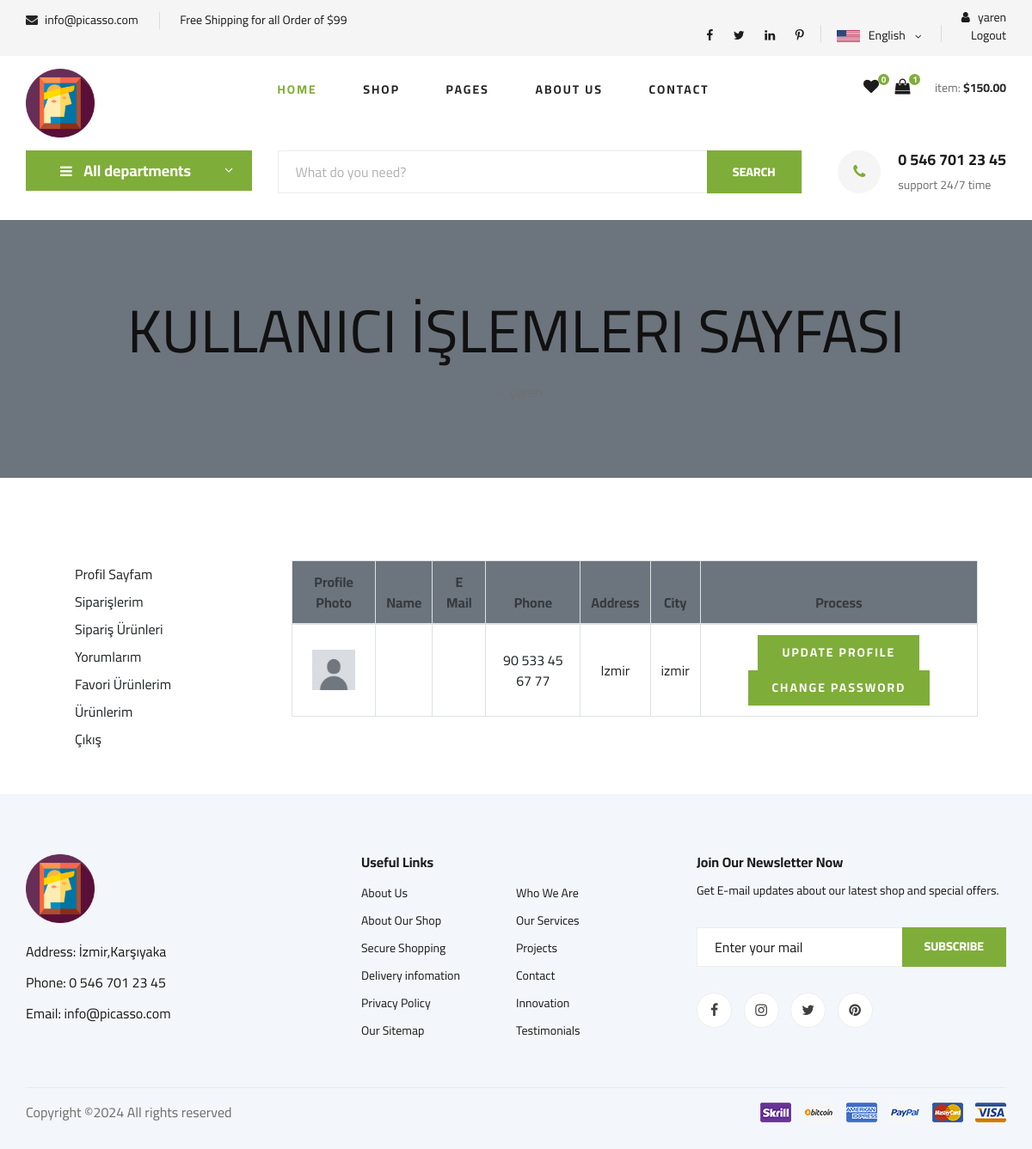
Screenshot of /user/ (signed in) with the database file from the repository.
### home/models.py (models this page shows, shortened)
class Settings(models.Model):
    STATUS = (('True', 'True'), ('False', 'False'))
    title = models.CharField(max_length=150)
    keywords = models.CharField(max_length=255)
    description = models.CharField(max_length=255)
    company = models.CharField(max_length=50)
    address = models.CharField(blank=True, max_length=100)
    phone = models.CharField(blank=True, max_length=15)
    fax = models.CharField(blank=True, max_length=15)
    email = models.CharField(blank=True, max_length=50)
    smtpserver = models.CharField(blank=True, max_length=50)
    smtpemail = models.CharField(blank=True, max_length=50)
    smtppassword = models.CharField(blank=True, max_length=10)
    smtpport = models.CharField(blank=True, max_length=5)
    icon = models.ImageField(blank=True, upload_to='images/')
    facebook = models.CharField(blank=True, max_length=50)
    instagram = models.CharField(blank=True, max_length=50)
    twitter = models.CharField(blank=True, max_length=50)
    youtube = models.CharField(blank=True, max_length=50)
    aboutus = RichTextUploadingField()
    contact = RichTextUploadingField()
    references = RichTextUploadingField()
    status = models.CharField(max_length=10, choices=STATUS)
    create_at = models.DateTimeField(auto_now_add=True)
    update_at = models.DateTimeField(auto_now=True)

### user/models.py (models this page shows, shortened)
class UserProfile(models.Model):
    user = models.OneToOneField(User, on_delete=models.CASCADE, primary_key=True)
    phone_number = models.CharField(max_length=15, blank=True)
    address = models.CharField(max_length=100, blank=True)
    city = models.CharField(max_length=100, blank=True)
    state = models.CharField(max_length=100, blank=True)
    image = models.ImageField(upload_to='images/users/', default='images/users/default.jpg')
    def image_tag(self):
        return mark_safe('<img src="{}" height="50"/>'.format(self.image.url))
    image_tag.short_description = 'Image'

### user/views.py (the view)
# urls.py: path('', views.user_profile, name='user_profile'),
@login_required(login_url='/user/login/')
def user_profile(request, current_user=None):
    user = request.user
    profile = UserProfile.objects.get(user=user)
    context = {'profile': profile}
    return render(request, 'user_profile.html',context)

### home/context_processors.py (called while the page is built)
def global_settings(request):
    settings = Settings.objects.get(pk=1)
    return {
        'settings': settings
    }

### myProject/context_processors.py (called while the page is built)
def favori_check(request):
    if request.user.is_authenticated:
        request.session['favori_items'] = (AddFavourite.objects.filter(user_id = request.user.id).count())
        request.session['cart_items'] = ShopCart.objects.filter(user_id=request.user.id).count()
        return {'favori_itemss': request.session['favori_items'],'cart_items':request.session['cart_items']}
    else:
        request.session['favori_items'] = 0
        return {'favori_itemss': request.session['favori_items']}

### product/context_processors.py (called while the page is built)
def categories(request):
    categories = Category.objects.all()
    if categories :
       return {'categories': categories}
    else:
        return dict()

### templates/user_profile.html (shortened to what this page needs)
{% extends 'home.html' %}
{% block body %}
    <div class="container-fluid bg-secondary mb-5">
        <div class="d-flex flex-column align-items-center justify-content-center" style="min-height: 300px">
            <h1 class="font-weight-semi-bold text-uppercase mb-3">Kullanıcı İşlemleri Sayfası</h1>
            <div class="d-inline-flex">
                <p class="m-0 px-2">-</p>
                <p class="m-0">{{ user }}</p>
            </div>
        </div>
    </div>
    <div class="container-fluid pt-5">
        <div class="row px-xl-5">
            <div class="col-lg-3 mb-5">
                {% include 'user_panel.html' %}
            </div>
            <div class="col-lg-9 mb-5">
       <table class="table table-bordered text-center mb-0">
           <thead class="bg-secondary text-dark">
           <tr>
               <th>Profile Photo</th>
               <th>Name</th>
               <th>E Mail</th>
               <th>Phone</th>
               <th>Address</th>
               <th>City</th>
               <th>Process</th>
           </tr>
           </thead>
           <tbody class="align-middle">
           <tr>
               <td class="align-middle"><img src="{{ profile.image.url }}" alt="" style="width: 50px;"></td>
               <td>    {{ profile.user.get_full_name }}</td>
               <td class="align-middle">{{ profile.user.email }}</td>
               <td class="align-middle">
                   {{ profile.phone_number }}
               </td>
               <td class="align-middle"> {{ profile.address }}</td>
               <td class="align-middle"> {{ profile.city }}</td>
               <td class="align-middle">
                   <a href="/user/update" class="primary-btn">Update Profile</a>
                   <a href="/user/password" class="primary-btn">Change Password</a>
               </td>
           </tr>
           </tbody>
       </table>
   </div>
</div>
</div>
{% endblock %}

### templates/header.html (shortened to what this page needs)
{% load static %}
<header class="header">
    <div class="header__top">
        <div class="container">
            <div class="row">
                <div class="col-lg-6 col-md-6">
                    <div class="header__top__left">
                        <ul>
                            <li><i class="fa fa-envelope"></i>  {{settings.email}}</li>
                            <li>Free Shipping for all Order of $99</li>
                        </ul>
                    </div>
                </div>
                <div class="col-lg-6 col-md-6">
                    <div class="header__top__right">
                        <div class="header__top__right__social">
                            <a href="#"><i class="fa fa-facebook"></i></a>
                            <a href="#"><i class="fa fa-twitter"></i></a>
                            <a href="#"><i class="fa fa-linkedin"></i></a>
                            <a href="#"><i class="fa fa-pinterest-p"></i></a>
                        </div>
                        <div class="header__top__right__language">
                            <img src="{% static  'img/language.png'%}" alt="">
                            <div>English</div>
                            <span class="arrow_carrot-down"></span>
                        </div>
                        <div class="header__top__right__auth">
                            {% if user.id is not None %}
                            <a href="{% url 'user_profile'%}"><i class="fa fa-user"></i> {{user.username}}</a>
                            <a href="{% url 'user_logout'%}"></i> Logout</a>
                           {% else %}
                           <a href="{% url 'user_login'%}"><i class="fa fa-user"></i> Login</a>
                           <a href="{% url 'user_register'%}"></i> Register</a>
                 </div>
                 {% endif %}
             </div>
                        </div>
                    </div>
                </div>
            </div>
        </div>
    <div class="container">
        <div class="row">
            <div class="col-lg-3">
                <div class="header__logo">
                    <a href="./index.html"><img src="{% static  'img/picasso_icon.ico'%}" width="80" alt=""></a>
                </div>
            </div>
            <div class="col-lg-6">
                <nav class="header__menu">
                    <ul>
                        <li class="active"><a href="{% url 'index'%}">Home</a></li>
                        <li><a href="{% url 'search' %}">Shop</a></li>
                        <li><a href="#">Pages</a>
                        </li>
                        <li><a href="{%url 'aboutus' %}">About Us</a></li>
                        <li><a href="{%url 'iletisim' %}">Contact</a></li>
                    </ul>
                </nav>
            </div>
            <div class="col-lg-3">
                <div class="header__cart">
                    <ul>
                        <li><a href="/order/favorites"><i class="fa fa-heart"></i> <span>{{request.session.favori_items}}</span>
                        </a>
                    </li>
                        <li><a href="/order/shopcart"><i class="fa fa-shopping-bag"></i> <span>{{request.session.cart_items}}</span>
                        </a>
                    </li>
                    </ul>
                    <div class="header__cart__price">item: <span>$150.00</span></div>
                </div>
            </div>
        </div>
    </div>
</header>

### templates/hero_normal.html (shortened to what this page needs)
  {% load static %}
   <section class="hero hero-normal">
    <div class="container">
        <div class="row">
            <div class="col-lg-3">
                <div class="hero__categories">
                    <div class="hero__categories__all">
                        <i class="fa fa-bars"></i>
                        <span>All departments</span>
                    </div>
                </div>
            </div>
            <div class="col-lg-9">
                <div class="hero__search">
                    <div class="hero__search__form">
                        <form action="/search/" method = "post">
                            <input type="text" name = "query" placeholder="What do you need?">
                            <button type="submit" class="site-btn">SEARCH</button>
                        </form>
                    </div>
                    <div class="hero__search__phone">
                        <div class="hero__search__phone__icon">
                            <i class="fa fa-phone"></i>
                        </div>
                        <div class="hero__search__phone__text">
                            <h5>{{settings.phone}}</h5>
                            <span>support 24/7 time</span>
                        </div>
                    </div>
                </div>
            </div>
        </div>
    </div>
</section>

### templates/footer.html
{% load static %}
 <footer class="footer spad">
    <div class="container">
        <div class="row">
            <div class="col-lg-3 col-md-6 col-sm-6">
                <div class="footer__about">
                    <div class="footer__about__logo">
                        <a href="{% url 'index'%}"><img src="{% static 'img/picasso_icon.ico' %}" width="80" alt=""></a>
                    </div>
                    <ul>
                        <li>Address: {{ settings.address}}</li>
                        <li>Phone: {{ settings.phone}}</li>
                        <li>Email: {{ settings.email}}</li>
                    </ul>
                </div>
            </div>
            <div class="col-lg-4 col-md-6 col-sm-6 offset-lg-1">
                <div class="footer__widget">
                    <h6>Useful Links</h6>
                    <ul>
                        <li><a href="{% url 'aboutus'%}">About Us</a></li>
                        <li><a href="#">About Our Shop</a></li>
                        <li><a href="#">Secure Shopping</a></li>
                        <li><a href="#">Delivery infomation</a></li>
                        <li><a href="#">Privacy Policy</a></li>
                        <li><a href="#">Our Sitemap</a></li>
                    </ul>
                    <ul>
                        <li><a href="{% url 'iletisim'%}">Who We Are</a></li>
                        <li><a href="#">Our Services</a></li>
                        <li><a href="#">Projects</a></li>
                        <li><a href="#">Contact</a></li>
                        <li><a href="#">Innovation</a></li>
                        <li><a href="#">Testimonials</a></li>
                    </ul>
                </div>
            </div>
            <div class="col-lg-4 col-md-12">
                <div class="footer__widget">
                    <h6>Join Our Newsletter Now</h6>
                    <p>Get E-mail updates about our latest shop and special offers.</p>
                    <form action="#">
                        <input type="text" placeholder="Enter your mail">
                        <button type="submit" class="site-btn">Subscribe</button>
                    </form>
                    <div class="footer__widget__social">
                        <a href="#"><i class="fa fa-facebook"></i></a>
                        <a href="#"><i class="fa fa-instagram"></i></a>
                        <a href="#"><i class="fa fa-twitter"></i></a>
                        <a href="#"><i class="fa fa-pinterest"></i></a>
                    </div>
                </div>
            </div>
        </div>
        <div class="row">
            <div class="col-lg-12">
                <div class="footer__copyright">
                    <div class="footer__copyright__text"><p>
Copyright &copy;<script>document.write(new Date().getFullYear());</script> All rights reserved
</p></div>
                    <div class="footer__copyright__payment"><img src="{% static  'img/payment-item.png'%}" alt=""></div>
                </div>
            </div>
        </div>
    </div>
</footer>

### rows the page displays
Settings: email "info@picasso.com", phone "0 546 701 23 45", address "İzmir,Karşıyaka"
UserProfile: image (placeholder picture), phone_number "90 533 45 67 77", address "Izmir", city "izmir"

### other values shown
{{ user.username }} "yaren"
{{ request.session.favori_items }} "0"
{{ request.session.cart_items }} "1"
